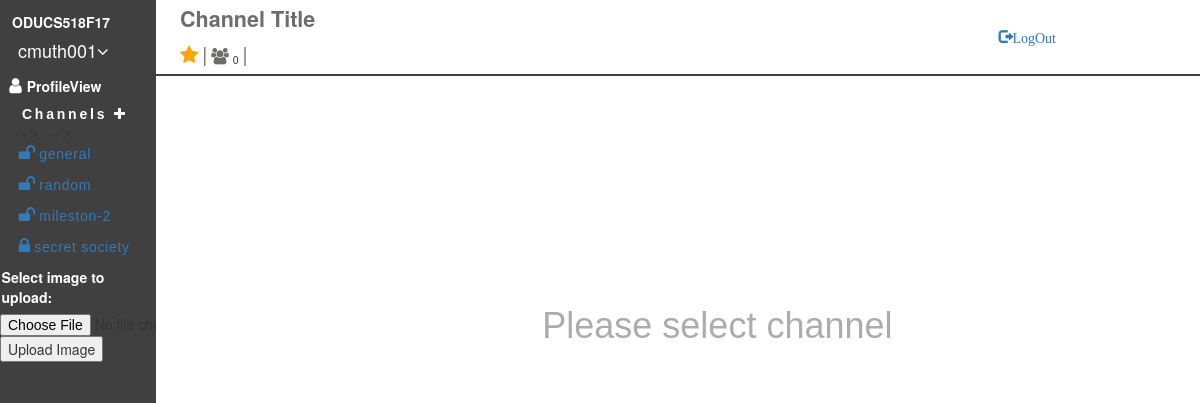
The page /index.php (signed in) on the database as committed earlier.
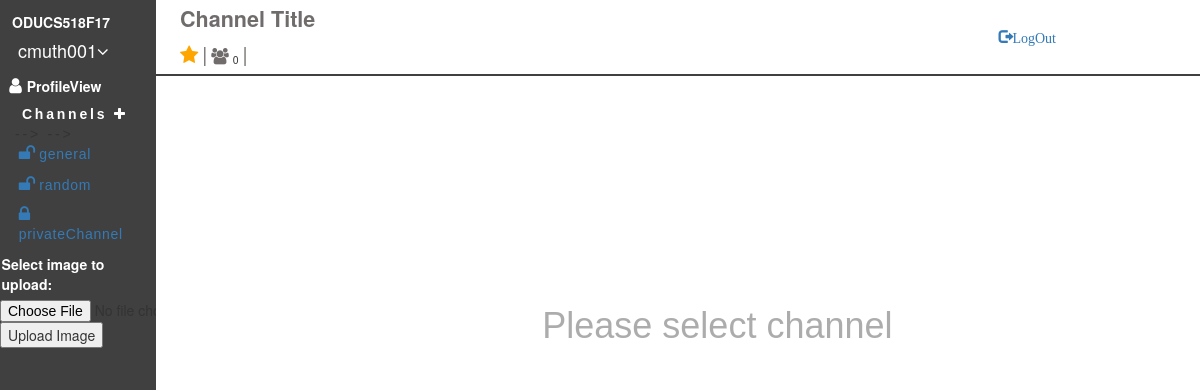
The same page on the database as committed later.
### tables this page shows
CREATE TABLE IF NOT EXISTS `channels` (
  `channel_id` int(20) NOT NULL,
  `channel_name` varchar(20) NOT NULL,
  `purpose` varchar(50) NOT NULL,
  `created_by_user_email` varchar(20) NOT NULL,
  `createdon` timestamp NOT NULL DEFAULT '0000-00-00 00:00:00' ON UPDATE CURRENT_TIMESTAMP,
  `access_specifiers` tinyint(1) NOT NULL DEFAULT '0'
);

### sqlQueries.php (the view, shortened to what this page needs)
<?php
$conn = new mysqli(DB_HOST, DB_USER, DB_PASSWORD,DB_NAME)
	OR die ('Could not connect to MySQL: '.mysql_error());
function getUserDetails($email){
	global $conn;
	$sql = "SELECT * FROM users where email= '".$email."'";
    $result = $conn->query($sql);
    $row = $result->fetch_assoc();
    return $row;
}
function getAllChannels($email){
	global $conn;
	$sql = "SELECT channels.channel_id,channels.channel_name,channels.access_specifiers FROM `userChannels` join channels on userChannels.channel_id=channels.channel_id where userChannels.user_email="."'$email'";
    $result = mysqli_query($conn, $sql);
    $string = "";
    while(($row = mysqli_fetch_assoc($result)))
	{
		if(intval($row['access_specifiers'])==1){
			$string=$string."<li ><a class= 'listbg' href=index.php?channel=".$row['channel_id']."#scrollBottom><i style='font-size: 126%;padding-right: 3%;' class='fa fa-lock'></i>".$row['channel_name']."</a></li>";
		}
		else{
			$string=$string."<li ><a class= 'listbg' href=index.php?channel=".$row['channel_id']."#scrollBottom><i style='font-size: 126%;padding-right: 3%;' class='fa'>&#xf09c;</i>".$row['channel_name']."</a></li>";
		}
	}
	return $string;
}
 ?>

Rows that differ between the two databases and show on the page:
removed channels: channel_name "mileston-2"
removed channels: channel_name "secret society"
added channels: channel_name "privateChannel"
